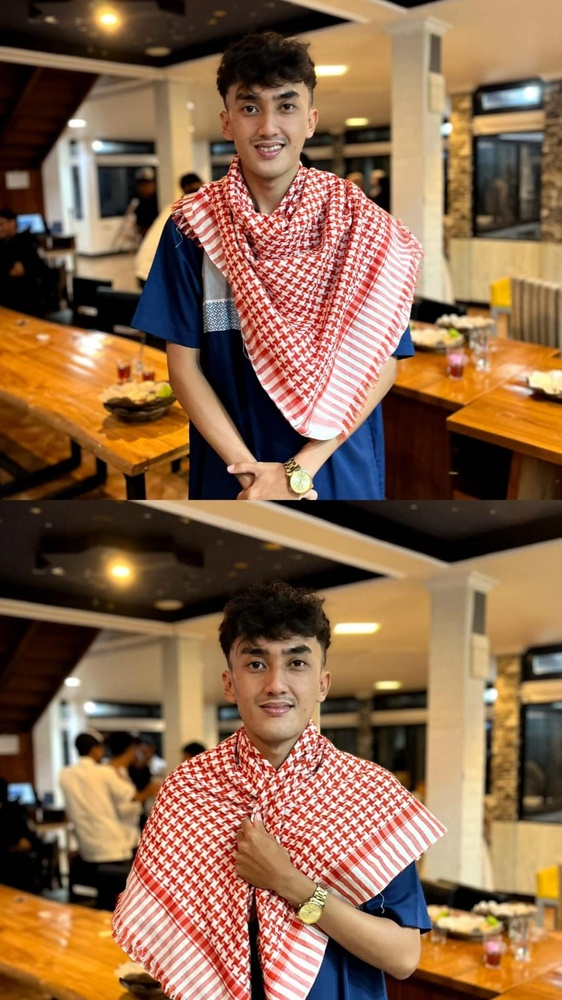
#> input picture ei1.jpeg, 562 x 1000 px, shrunk from 899 x 1599 before the run
$ python 'Brightness, Contrass, Autolevel Contrass.py'
#> lines starting #> are read from the running program, lines starting #| are printed output that depends on the picture
import numpy as np
import imageio.v3 as iio
import matplotlib.pyplot as plt

img = iio.imread("ei1.jpeg")
#> img is the input picture: shape (1000, 562, 3); mean R, G, B 137.5, 103.3, 75.9

img_height = img.shape[0]
#> img_height = 1000
img_width = img.shape[1]
#> img_width = 562
img_channel = img.shape[2]
#> img_channel = 3
img_type = img.dtype

img_brightness = np.zeros(img.shape, dtype=np.uint8)


def brighter(nilai):
#> called with nilai = -100
    for y in range(0, img_height):
        for x in range(0, img_width):
            red = img[y][x][0]
            green = img[y][x][1]
            blue = img[y][x][2]
            gray = (int(red) + int(green) + int(blue)) / 3
            gray += nilai
            if gray > 255:
                gray = 255
            if gray < 0:
                gray = 0
            img_brightness[y][x] = (gray, gray, gray)
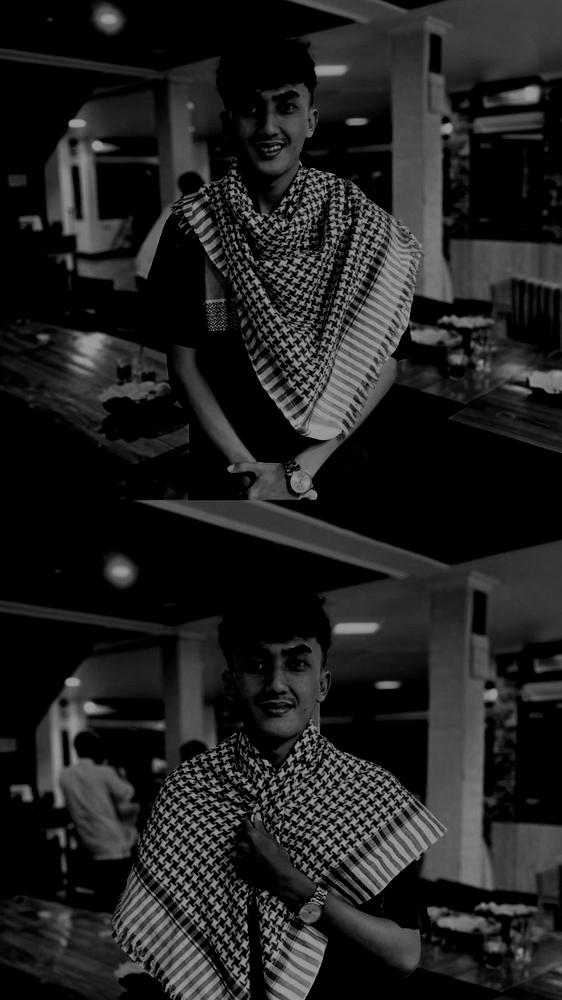
#> img_brightness: shape (1000, 562, 3); min 0, max 155, mean 32.7


brighter(-100)
plt.imshow(img_brightness)
plt.title("Brightness -100")
plt.show()

brighter(100)
#> call 2 of brighter, with nilai = 100
#> after the loop in brighter (call 2), `for y in range(0, img_height):`:
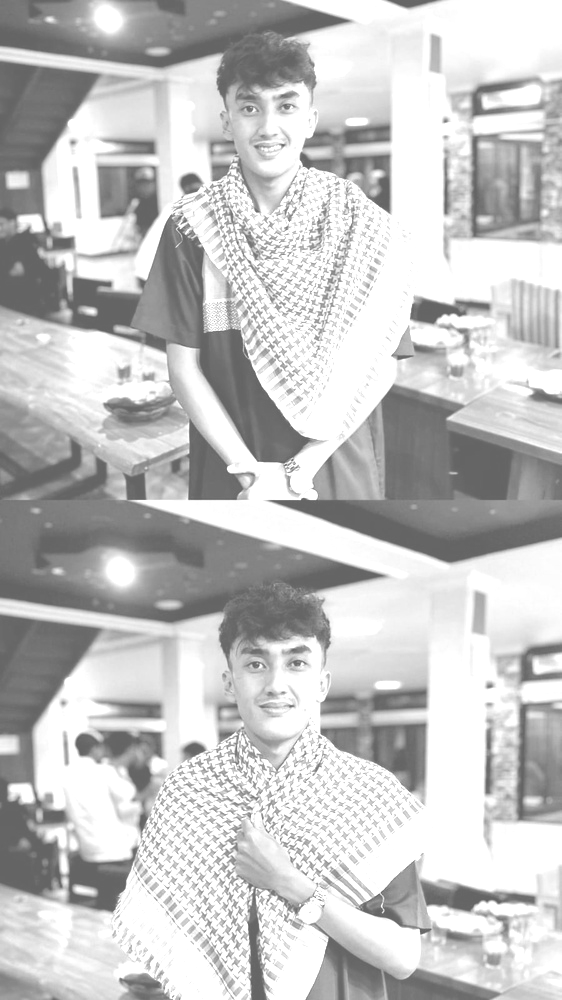
#> img_brightness: shape (1000, 562, 3); min 100, max 255, mean 195.9
plt.imshow(img_brightness)
plt.title("Brightness 100")
plt.show()

img_rgbbrightness = np.zeros(img.shape, dtype=np.uint8)


def rgbbrighter(nilai):
#> called with nilai = -100
    for y in range(0, img_height):
        for x in range(0, img_width):
            red = img[y][x][0]
            red += nilai
            if red > 255:
                red = 255
            if red < 0:
                red = 0
            green = img[y][x][1]
            green += nilai
            if green > 255:
                green = 255
            if green < 0:
                green = 0
            blue = img[y][x][2]
            blue += nilai
            if blue > 255:
                blue = 255
            if blue < 0:
                blue = 0
            img_rgbbrightness[y][x] = (red, green, blue)
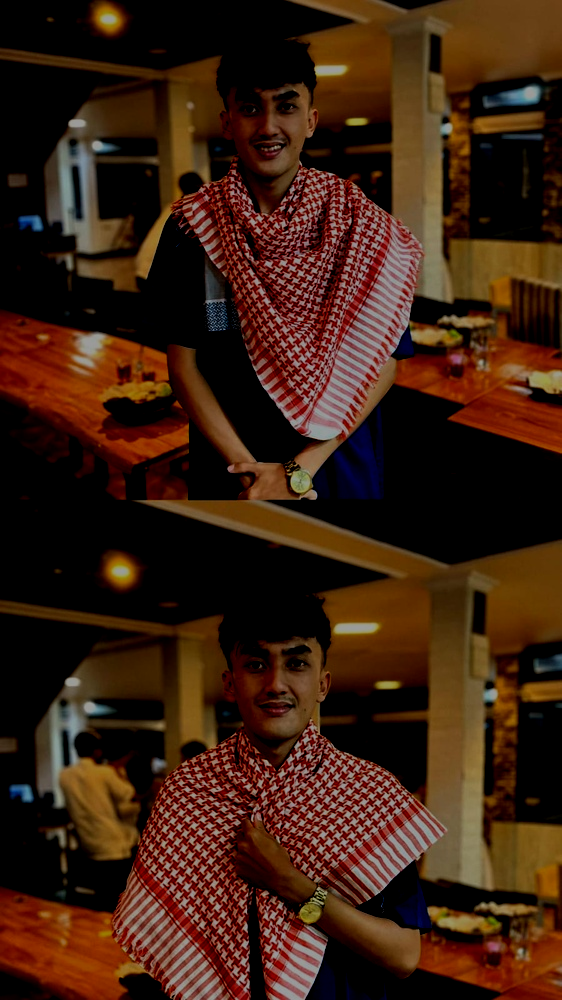
#> img_rgbbrightness: shape (1000, 562, 3); mean R, G, B 60.5, 32.6, 17


rgbbrighter(-100)
plt.imshow(img_rgbbrightness)
plt.title("Brightness -100")
plt.show()

rgbbrighter(100)
#> call 2 of rgbbrighter, with nilai = 100
#> after the loop in rgbbrighter (call 2), `for y in range(0, img_height):`:
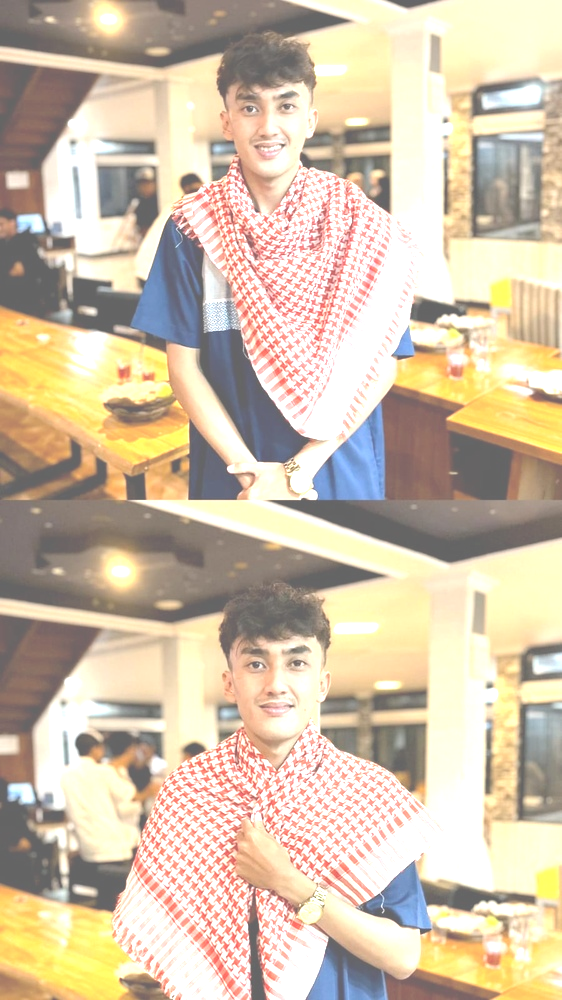
#> img_rgbbrightness: shape (1000, 562, 3); mean R, G, B 209.6, 194, 171
plt.imshow(img_rgbbrightness)
plt.title("Brightness 100")
plt.show()

img_contrass = np.zeros(img.shape, dtype=np.uint8)


def contrass(nilai):
#> called with nilai = 2
    for y in range(0, img_height):
        for x in range(0, img_width):
            red = img[y][x][0]
            green = img[y][x][1]
            blue = img[y][x][2]
            gray = (int(red) + int(green) + int(blue)) / 3
            gray *= nilai
            if gray > 255:
                gray = 255
            img_contrass[y][x] = (gray, gray, gray)
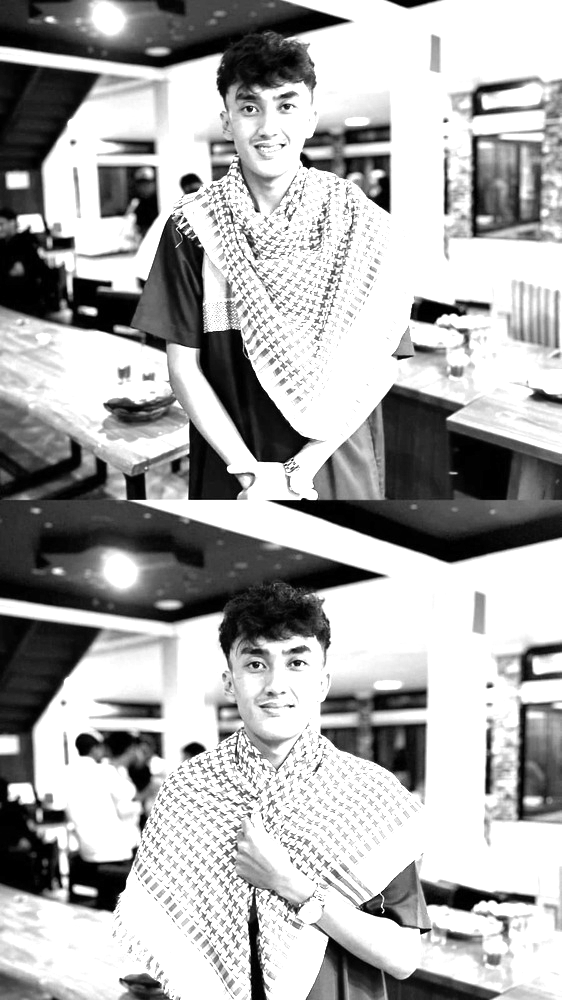
#> img_contrass: shape (1000, 562, 3); min 0, max 255, mean 172.7


contrass(2)
plt.imshow(img_contrass)
plt.title("Contrass 2")
plt.show()

contrass(3)
#> call 2 of contrass, with nilai = 3
#> after the loop in contrass (call 2), `for y in range(0, img_height):`:
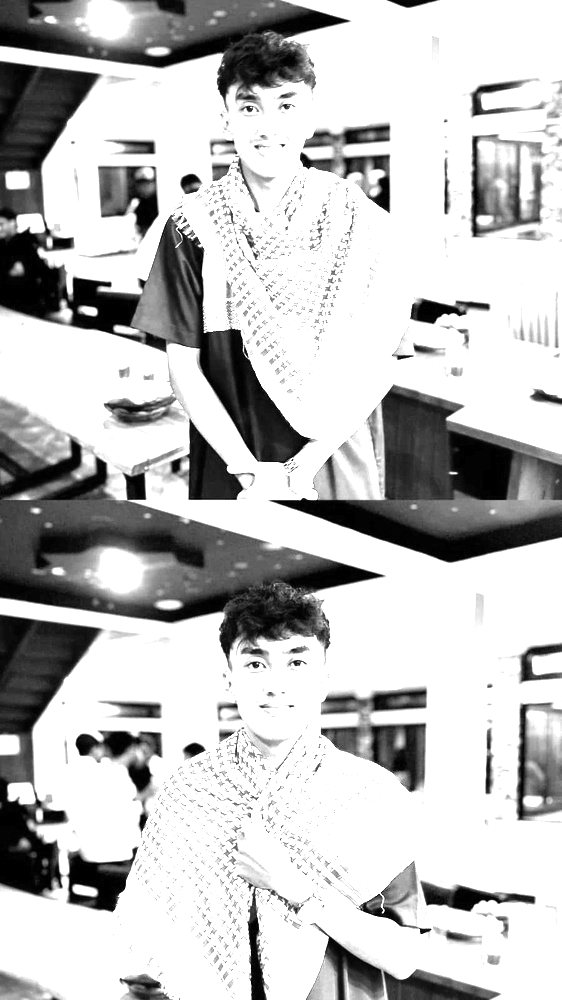
#> img_contrass: shape (1000, 562, 3); min 0, max 255, mean 191.7
plt.imshow(img_contrass)
plt.title("Contrass 3")
plt.show()

img_autocontrass = np.zeros(img.shape, dtype=np.uint8)


def autocontrass():
    xmax = 300
    xmin = 0
    d = 0
    # Mendapatkan nilai d, dimana nilai d ini akan berpengaruh pada hitungan
    # untuk mendapatkan tingkat kontras
    for y in range(0, img_height):
        for x in range(0, img_width):
            red = img[y][x][0]
            green = img[y][x][1]
            blue = img[y][x][2]
            gray = (int(red) + int(green) + int(blue)) / 3
            if gray < xmax:
                xmax = gray
            if gray > xmin:
                xmin = gray
#> after the loop, xmax = 0; xmin = 255
    d = xmin-xmax
#> d = 255
    for y in range(0, img_height):
        for x in range(0, img_width):
            red = img[y][x][0]
            green = img[y][x][1]
            blue = img[y][x][2]
            gray = (int(red) + int(green) + int(blue)) / 3
            gray = int(float(255/d) * (gray-xmax))
            img_autocontrass[y][x] = (gray, gray, gray)
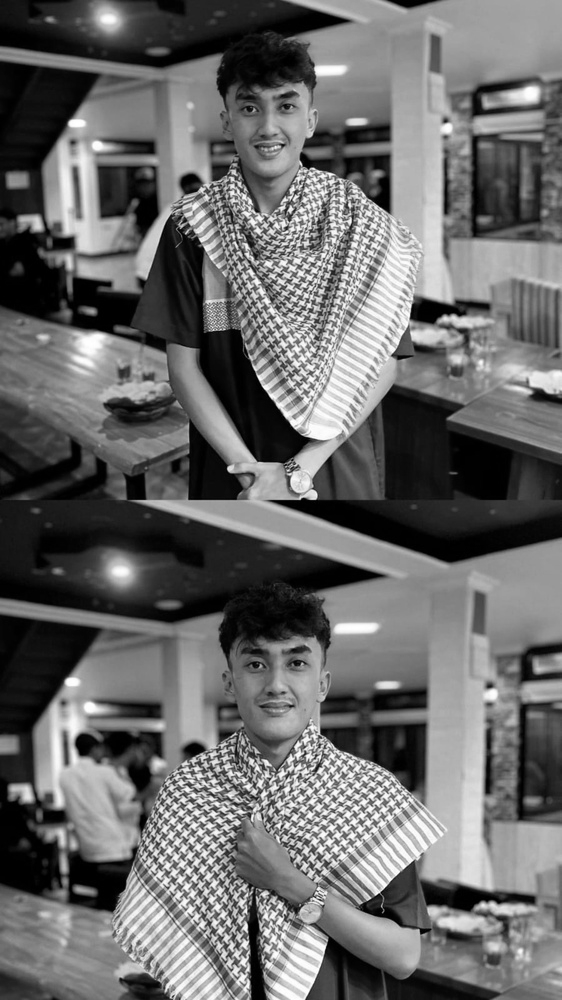
#> img_autocontrass: shape (1000, 562, 3); min 0, max 255, mean 105.3


autocontrass()
plt.imshow(img_autocontrass)
plt.title("Contrass Autolevel")
plt.show()

$ run again, with ei2.jpeg copied over ei1.jpeg
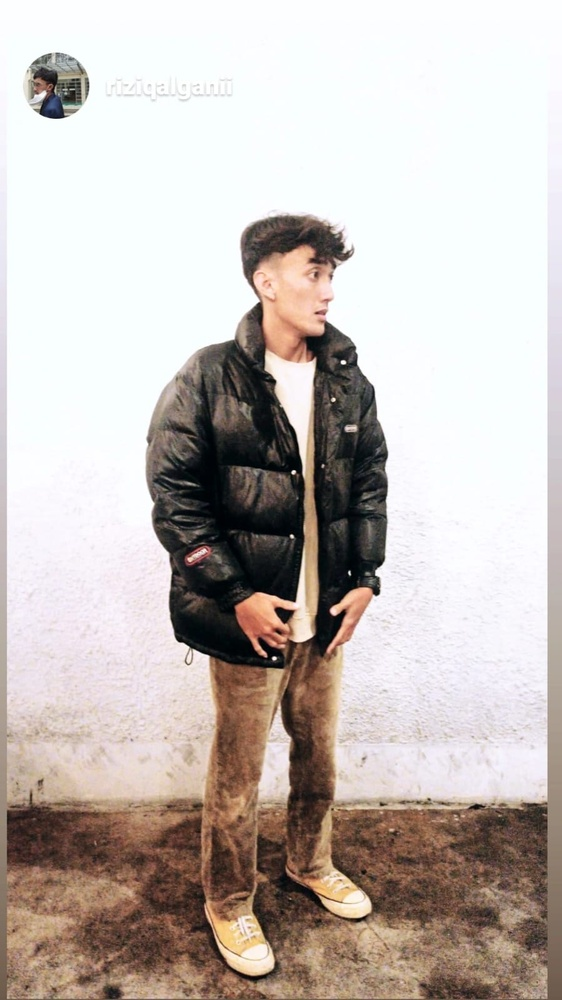
#> input picture ei2.jpeg, 562 x 1000 px, shrunk from 899 x 1599 before the run
#> img is the input picture: shape (1000, 562, 3); mean R, G, B 195.5, 187, 182.3
#> after the loop in contrass (call 2), `for y in range(0, img_height):`:
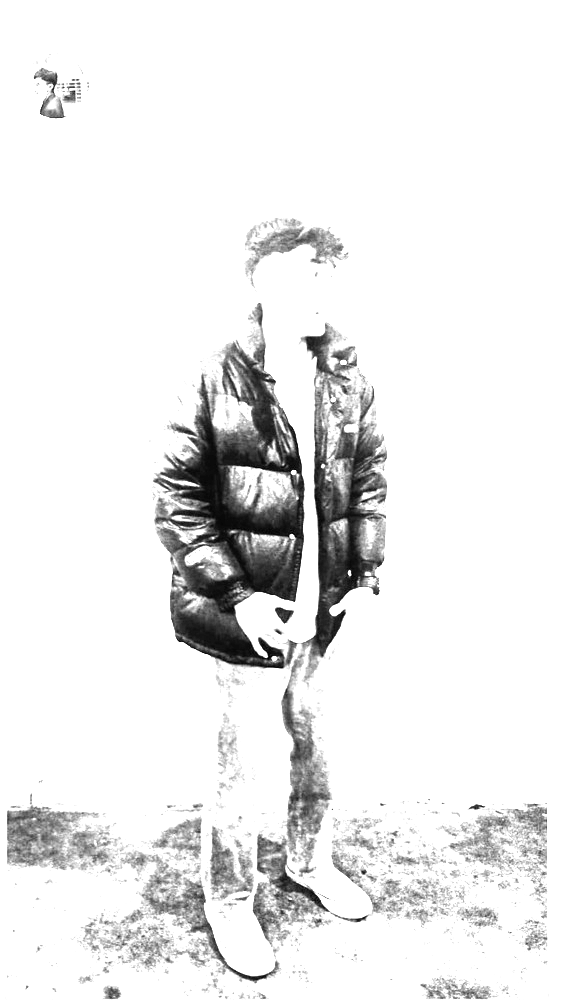
#> img_contrass: shape (1000, 562, 3); min 0, max 255, mean 235.2
#> after the loop in autocontrass, `for y in range(0, img_height):`: xmax = 0; xmin = 255
#> after the loop in autocontrass, `for y in range(0, img_height):`:
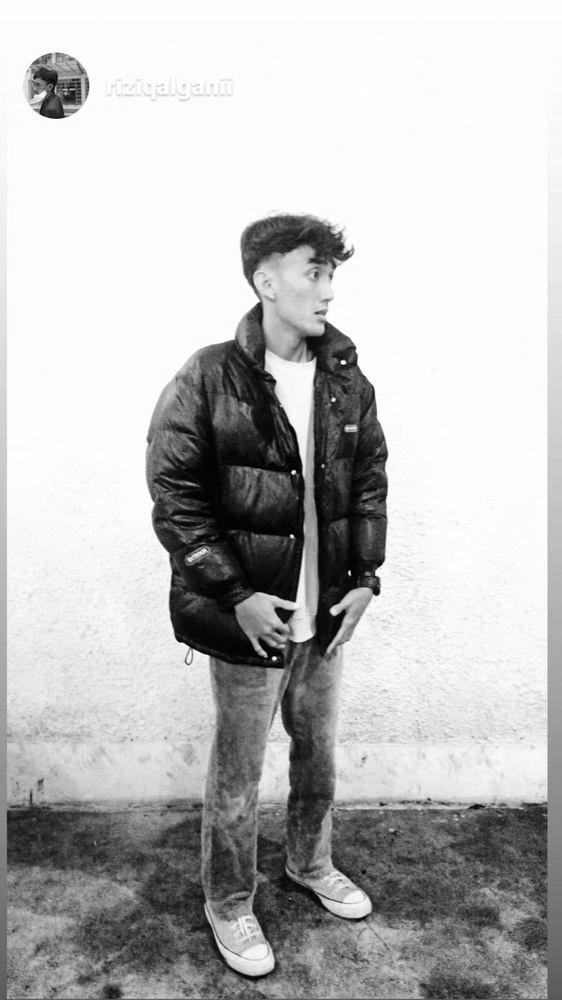
#> img_autocontrass: shape (1000, 562, 3); min 0, max 255, mean 188.1

$ run again, with ei3.jpeg copied over ei1.jpeg
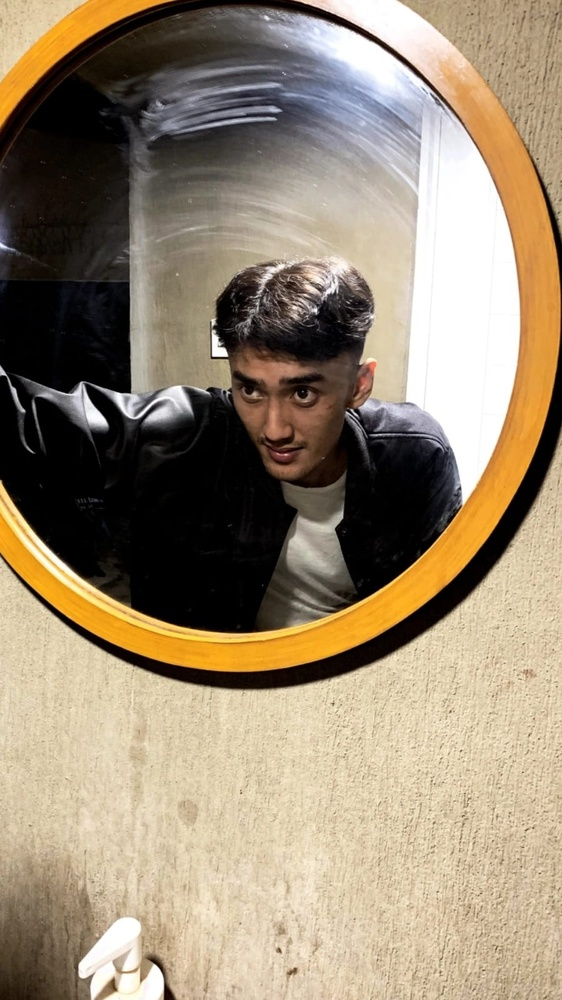
#> input picture ei3.jpeg, 562 x 1000 px, shrunk from 899 x 1599 before the run
#> img is the input picture: shape (1000, 562, 3); mean R, G, B 152.8, 137.2, 114.7
#> after the loop in contrass (call 2), `for y in range(0, img_height):`:
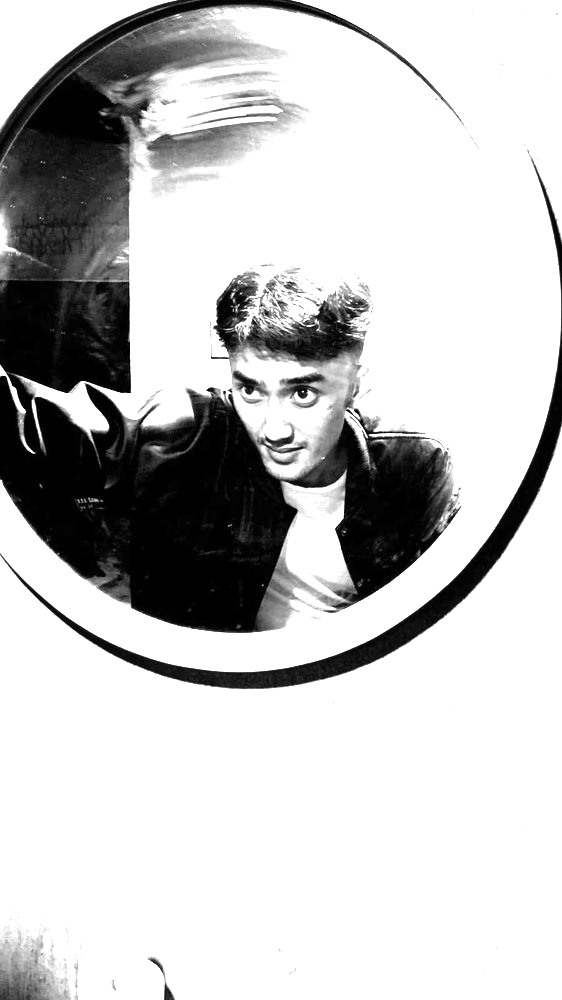
#> img_contrass: shape (1000, 562, 3); min 0, max 255, mean 196.4
#> after the loop in autocontrass, `for y in range(0, img_height):`: xmax = 0; xmin = 255
#> after the loop in autocontrass, `for y in range(0, img_height):`:
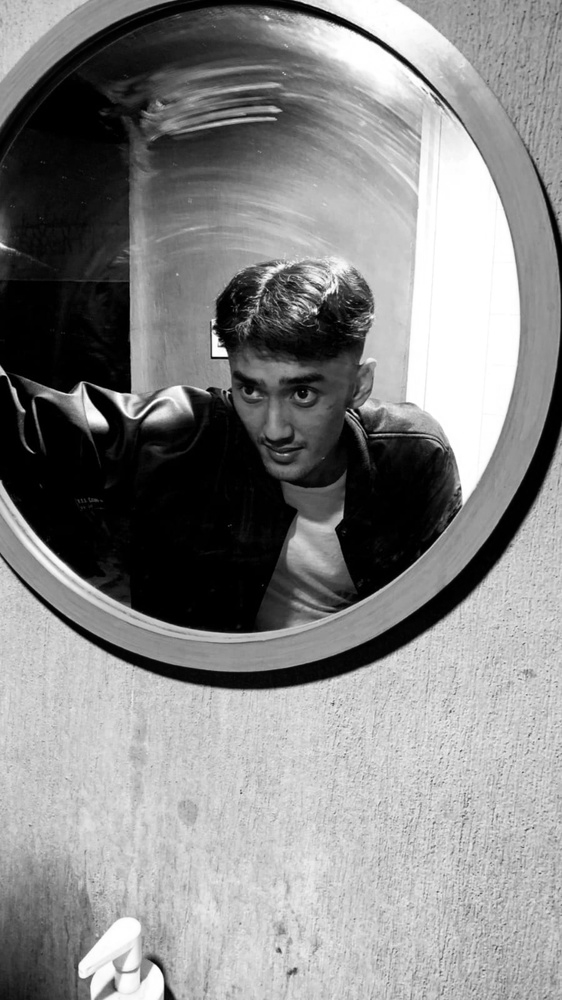
#> img_autocontrass: shape (1000, 562, 3); min 0, max 255, mean 134.6
